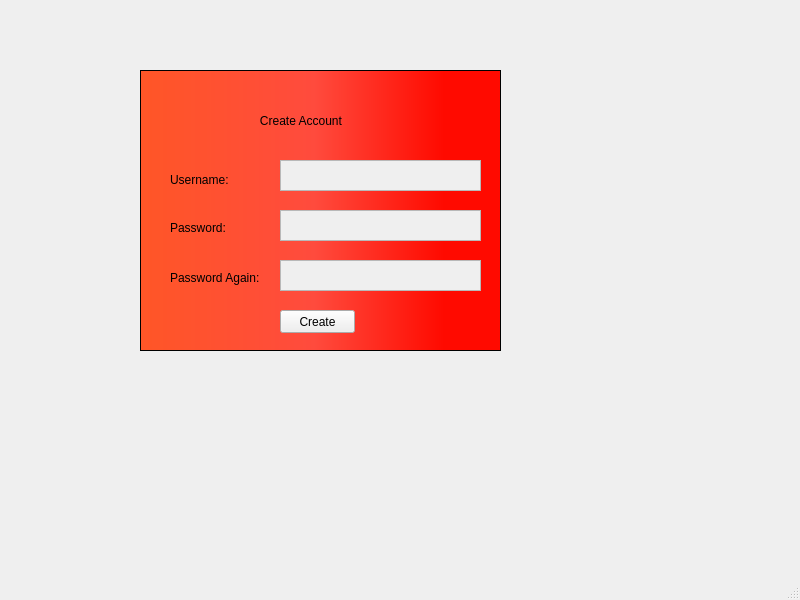
<?xml version="1.0" encoding="UTF-8"?>
<ui version="4.0">
 <class>MainWindow</class>
 <widget class="QMainWindow" name="MainWindow">
  <property name="geometry">
   <rect>
    <x>0</x>
    <y>0</y>
    <width>800</width>
    <height>600</height>
   </rect>
  </property>
  <property name="windowTitle">
   <string>MainWindow</string>
  </property>
  <widget class="QWidget" name="centralwidget">
   <widget class="QTextEdit" name="textEdit">
    <property name="geometry">
     <rect>
      <x>140</x>
      <y>70</y>
      <width>361</width>
      <height>281</height>
     </rect>
    </property>
    <property name="styleSheet">
     <string notr="true">background-color: qlineargradient(spread:reflect, x1:0, y1:0, x2:1, y2:0, stop:0 rgba(255, 86, 39, 255), stop:0.482955 rgba(255, 75, 61, 255), stop:0.840909 rgba(255, 10, 0, 255));</string>
    </property>
   </widget>
   <widget class="QLabel" name="label">
    <property name="geometry">
     <rect>
      <x>230</x>
      <y>110</y>
      <width>181</width>
      <height>21</height>
     </rect>
    </property>
    <property name="styleSheet">
     <string notr="true">font: 14pt &quot;Cambria Math&quot;;</string>
    </property>
    <property name="text">
     <string>         Create Account</string>
    </property>
   </widget>
   <widget class="QLabel" name="label_2">
    <property name="geometry">
     <rect>
      <x>170</x>
      <y>170</y>
      <width>71</width>
      <height>20</height>
     </rect>
    </property>
    <property name="styleSheet">
     <string notr="true">font: 10pt &quot;MS Shell Dlg 2&quot;;</string>
    </property>
    <property name="text">
     <string>Username:</string>
    </property>
   </widget>
   <widget class="QLabel" name="label_6">
    <property name="geometry">
     <rect>
      <x>170</x>
      <y>270</y>
      <width>101</width>
      <height>16</height>
     </rect>
    </property>
    <property name="styleSheet">
     <string notr="true">font: 10pt &quot;MS Shell Dlg 2&quot;;</string>
    </property>
    <property name="text">
     <string>Password Again:</string>
    </property>
   </widget>
   <widget class="QLabel" name="label_7">
    <property name="geometry">
     <rect>
      <x>170</x>
      <y>220</y>
      <width>61</width>
      <height>16</height>
     </rect>
    </property>
    <property name="styleSheet">
     <string notr="true">font: 10pt &quot;MS Shell Dlg 2&quot;;</string>
    </property>
    <property name="text">
     <string>Password:</string>
    </property>
   </widget>
   <widget class="QTextEdit" name="boton1">
    <property name="geometry">
     <rect>
      <x>280</x>
      <y>160</y>
      <width>201</width>
      <height>31</height>
     </rect>
    </property>
    <property name="styleSheet">
     <string notr="true">background-color: rgb(239, 239, 239);</string>
    </property>
   </widget>
   <widget class="QTextEdit" name="boton2">
    <property name="geometry">
     <rect>
      <x>280</x>
      <y>210</y>
      <width>201</width>
      <height>31</height>
     </rect>
    </property>
    <property name="styleSheet">
     <string notr="true">background-color: rgb(239, 239, 239);</string>
    </property>
   </widget>
   <widget class="QTextEdit" name="boton3">
    <property name="geometry">
     <rect>
      <x>280</x>
      <y>260</y>
      <width>201</width>
      <height>31</height>
     </rect>
    </property>
    <property name="styleSheet">
     <string notr="true">background-color: rgb(239, 239, 239);</string>
    </property>
   </widget>
   <widget class="QPushButton" name="crear">
    <property name="geometry">
     <rect>
      <x>280</x>
      <y>310</y>
      <width>75</width>
      <height>23</height>
     </rect>
    </property>
    <property name="text">
     <string>Create</string>
    </property>
   </widget>
  </widget>
  <widget class="QMenuBar" name="menubar">
   <property name="geometry">
    <rect>
     <x>0</x>
     <y>0</y>
     <width>800</width>
     <height>21</height>
    </rect>
   </property>
  </widget>
  <widget class="QStatusBar" name="statusbar"/>
 </widget>
 <resources/>
 <connections/>
</ui>
